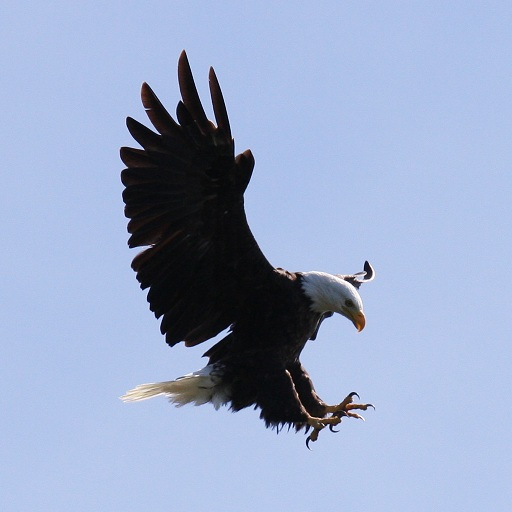
%> input picture PROCESSAMENTO E SINAL DE IMAGEM/Trabalhos Praticos/Trabalho Prático 2 para Entregar 14 Mar. 2024/Aguia.jpg, 512 x 512 px
$ octave --eval "LaraChaves_TP2_C('Aguia.jpg');"   (GNU Octave 9; MATLAB toolbox functions it lacks are replaced by stand-ins)
%> lines starting %> are read from the running program, lines starting %| are printed output that depends on the picture
%API TP2 Ex.C
%Lara Tibolla Chaves    Entrega: 14/03/2024

% Equalizaçao nos modelos RGB e HSV

function LaraChaves_TP2_C(imagem)
%> called with imagem = 'Aguia.jpg'
  % imagem original
    imgOriginal = imread(imagem);
%> imgOriginal is the input picture: size 512x512x3 uint8; mean R, G, B 152.7, 167.8, 199.3
    whos imgOriginal

    figure;
    subplot(1,3,1), imshow(imgOriginal), title("Original");
  % imagem RGB equalizada
    imgEqualizadaRGB = histeq(imgOriginal);
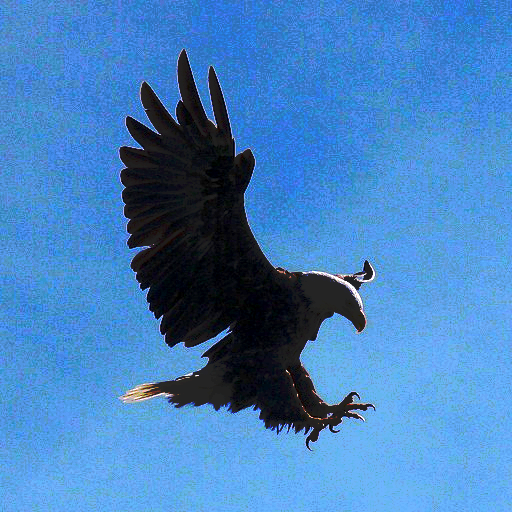
%> imgEqualizadaRGB: size 512x512x3 uint8; mean R, G, B 68.1, 128, 190.1
    subplot(1,3,2), imshow(imgEqualizadaRGB), title('RGB Equalizada');

  % imagem HSV e HSV equalizada
    imgHSV=rgb2hsv(imgOriginal);
%> imgHSV: size 512x512x3 double; mean H, S, V 0.6, 0.239, 0.783
    imgEqualizadaHSV=imgHSV;
    imgEqualizadaHSV(:,:,3)=histeq(imgHSV(:,:,3));
%> imgEqualizadaHSV: size 512x512x3 double; mean H, S, V 0.6, 0.239, 0.544
    imgAux=hsv2rgb(imgEqualizadaHSV);
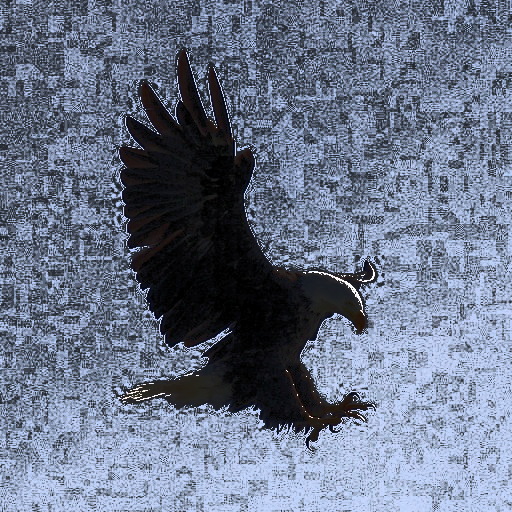
%> imgAux: size 512x512x3 double; mean R, G, B 0.416, 0.457, 0.543
    imgEqualizadaHSV=uint8(255*imgAux);
%> imgEqualizadaHSV: size 512x512x3 uint8
    subplot(1,3,3), imshow(imgEqualizadaHSV), title('HSV Equalizada');

end
